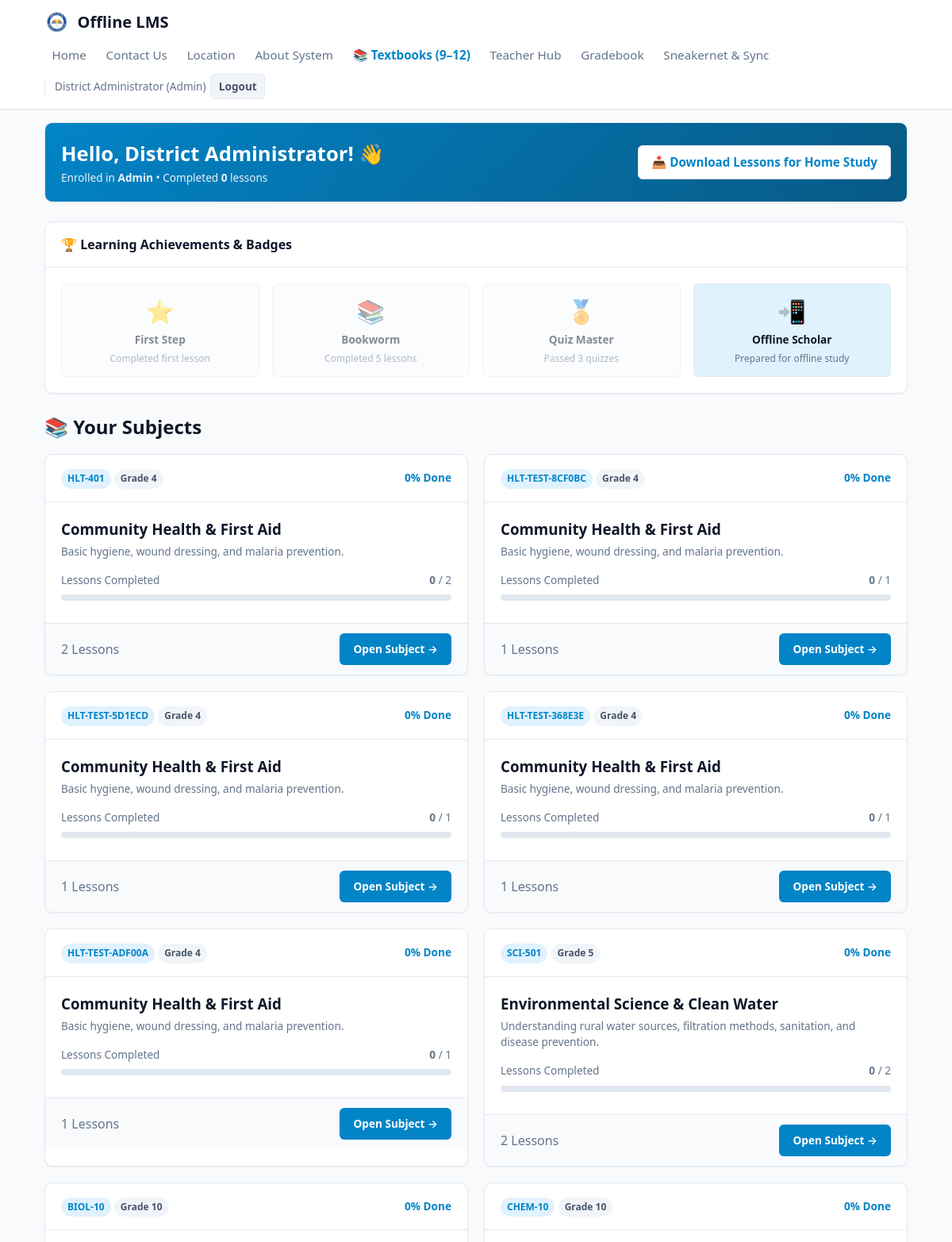
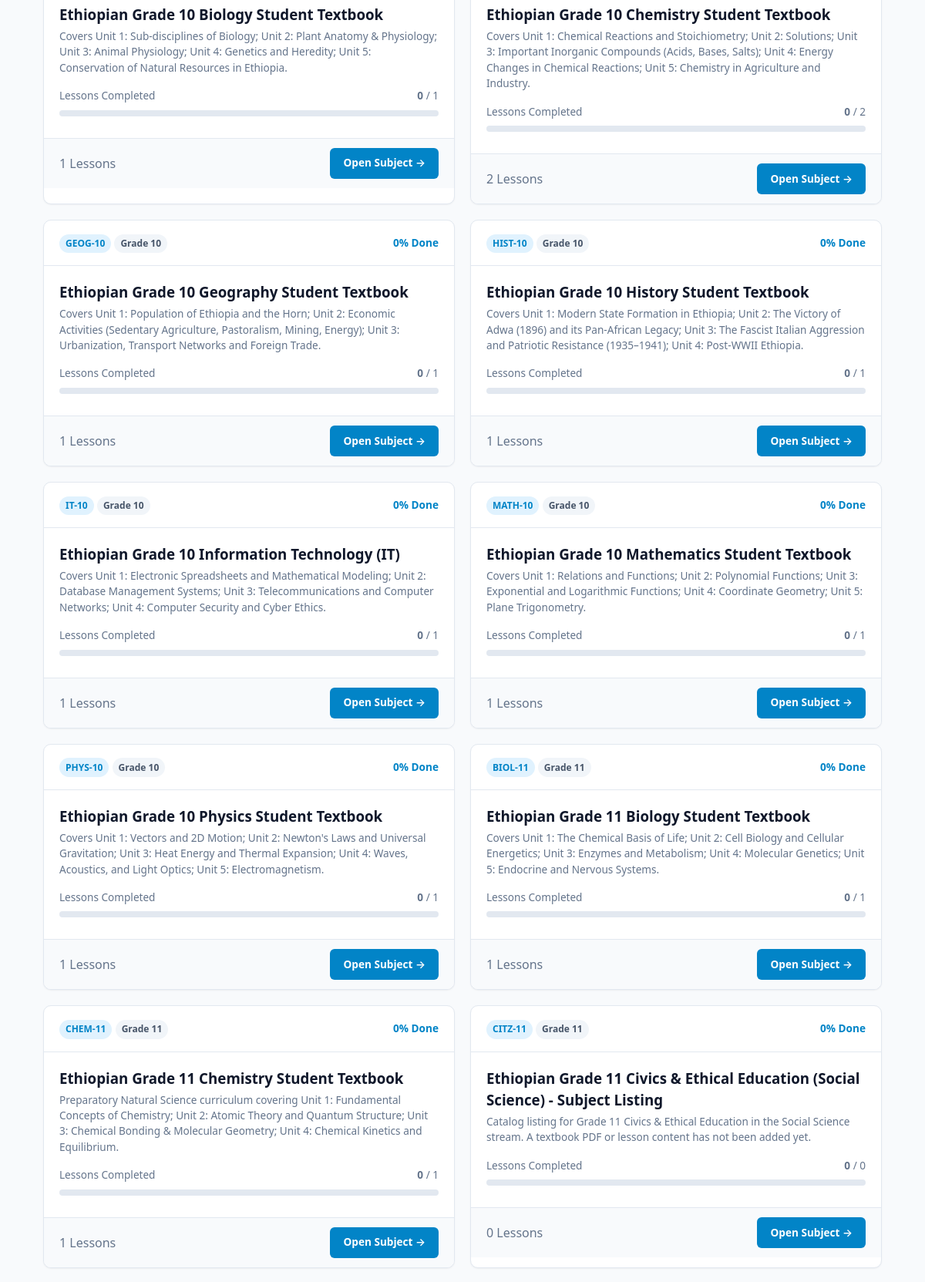
The page /student/dashboard (signed in, upper part) on the database its author committed (2 pictures, top to bottom).
### tables this page shows
CREATE TABLE users (
    id INTEGER PRIMARY KEY AUTOINCREMENT,
    username TEXT UNIQUE NOT NULL,
    password_hash TEXT NOT NULL,
    full_name TEXT NOT NULL,
    role TEXT NOT NULL CHECK(role IN ('admin', 'teacher', 'student')),
    grade_level TEXT DEFAULT 'General',
    created_at TIMESTAMP DEFAULT CURRENT_TIMESTAMP
, stream TEXT);

CREATE TABLE subjects (
    id INTEGER PRIMARY KEY AUTOINCREMENT,
    title TEXT NOT NULL,
    code TEXT UNIQUE NOT NULL,
    grade_level TEXT NOT NULL,
    description TEXT,
    icon TEXT DEFAULT 'book',
    created_by INTEGER,
    created_at TIMESTAMP DEFAULT CURRENT_TIMESTAMP,
    FOREIGN KEY(created_by) REFERENCES users(id) ON DELETE SET NULL
);

### app/routes/student_routes.py (the view)
@bp.route("/dashboard")
@login_required
def dashboard():
    user_id = session["user_id"]
    with db_session() as conn:
        cursor = conn.cursor()
        cursor.execute("SELECT * FROM users WHERE id = ?", (user_id,))
        user = dict(cursor.fetchone())
        cursor.execute("""
            SELECT s.id, s.title, s.code, s.grade_level, s.description, s.icon,
                   COUNT(DISTINCT l.id) as total_lessons,
                   COUNT(DISTINCT lc.lesson_id) as completed_lessons
            FROM subjects s
            LEFT JOIN lessons l ON s.id = l.subject_id
            LEFT JOIN lesson_completions lc ON l.id = lc.lesson_id AND lc.student_id = ?
            GROUP BY s.id
            ORDER BY s.title
        """, (user_id,))
        subjects = [dict(row) for row in cursor.fetchall()]
        for s in subjects:
            total = s["total_lessons"]
            done = s["completed_lessons"]
            s["progress_pct"] = round((done / total * 100)) if total > 0 else 0
        cursor.execute("""
            SELECT q.title as quiz_title, s.title as subject_title, sub.score, sub.total_points,
                   sub.percentage, sub.passed, sub.synced_at, sub.submitted_offline
            FROM submissions sub
            JOIN quizzes q ON sub.quiz_id = q.id
            JOIN subjects s ON q.subject_id = s.id
            WHERE sub.student_id = ?
            ORDER BY sub.synced_at DESC LIMIT 5
        """, (user_id,))
        recent_quizzes = [dict(row) for row in cursor.fetchall()]
        cursor.execute("SELECT COUNT(*) as cnt FROM lesson_completions WHERE student_id = ?", (user_id,))
        total_completed = cursor.fetchone()["cnt"]
        cursor.execute("SELECT COUNT(*) as cnt FROM submissions WHERE student_id = ? AND passed = 1", (user_id,))
        passed_quizzes = cursor.fetchone()["cnt"]
    badges = [
        {"name": "First Step", "desc": "Completed first lesson", "icon": "star", "earned": total_completed >= 1},
        {"name": "Bookworm", "desc": "Completed 5 lessons", "icon": "book-open", "earned": total_completed >= 5},
        {"name": "Quiz Master", "desc": "Passed 3 quizzes", "icon": "award", "earned": passed_quizzes >= 3},
        {"name": "Offline Scholar", "desc": "Prepared for offline study", "icon": "download", "earned": True}
    ]
    return render_template("student/dashboard.html", user=user, subjects=subjects,
                           recent_quizzes=recent_quizzes, badges=badges,
                           total_completed=total_completed)

### app/auth.py (called while the page is built)
def login_required(f):
    @wraps(f)
    def decorated_function(*args, **kwargs):
        if "user_id" not in session:
            flash("Please sign in to access this page.", "warning")
            return redirect(url_for("auth.login", next=request.path))
        return f(*args, **kwargs)
    return decorated_function

### app/database.py (called while the page is built)
def get_connection():
    conn = sqlite3.connect(Config.DATABASE, timeout=15.0)
    conn.row_factory = sqlite3.Row
    conn.execute("PRAGMA foreign_keys = ON;")
    conn.execute("PRAGMA journal_mode = WAL;")
    return conn

@contextmanager
def db_session():
    conn = get_connection()
    try:
        yield conn
        conn.commit()
    except Exception:
        conn.rollback()
        raise
    finally:
        conn.close()

### app/templates/student/dashboard.html (shortened to what this page needs)
{% extends 'base.html' %}
{% block content %}
<div class="container">
  <div class="card mb-4" style="background: linear-gradient(135deg, #0284c7, #075985); color: #fff;">
    <div class="card-body d-flex justify-between align-center" style="flex-wrap: wrap; gap: 1rem;">
      <div>
        <h1 style="font-size: 1.6rem;">Hello, {{ user.full_name }}! 👋</h1>
        <p style="opacity: 0.9;" class="text-sm">Enrolled in <strong>{{ user.grade_level }}</strong> &bull; Completed <strong>{{ total_completed }}</strong> lessons</p>
      </div>
      <div>
        <a href="{{ url_for('student.offline_center') }}" class="btn btn-secondary" style="background:#fff; color:var(--primary); font-weight:700;">
          📥 Download Lessons for Home Study
        </a>
      </div>
    </div>
  </div>
  <div class="card mb-4">
    <div class="card-header">
      <span>🏆 Learning Achievements & Badges</span>
    </div>
    <div class="card-body">
      <div class="grid grid-cols-4" style="gap: 1rem;">
        {% for b in badges %}
          <div style="text-align:center; padding: 0.75rem; border: 1px solid var(--border); border-radius: var(--radius-sm); background: {% if b.earned %}var(--primary-light){% else %}var(--bg-main){% endif %}; opacity: {% if b.earned %}1{% else %}0.5{% endif %};">
            <div style="font-size: 1.8rem;">
              {% if b.icon == 'star' %}⭐{% elif b.icon == 'book-open' %}📚{% elif b.icon == 'award' %}🏅{% else %}📲{% endif %}
            </div>
            <strong class="text-sm" style="display:block; margin-top:0.3rem;">{{ b.name }}</strong>
            <span class="text-xs text-muted" style="font-size:0.75rem;">{{ b.desc }}</span>
          </div>
        {% endfor %}
      </div>
    </div>
  </div>
  <h2 class="mb-3">📚 Your Subjects</h2>
  <div class="grid grid-cols-2 mb-4">
    {% for s in subjects %}
      <div class="card">
        <div class="card-header">
          <div>
            <span class="badge badge-primary">{{ s.code }}</span>
            <span class="badge badge-secondary">{{ s.grade_level }}</span>
          </div>
          <span class="text-sm font-weight-bold" style="font-weight:700; color:var(--primary);">
            {{ s.progress_pct }}% Done
          </span>
        </div>
        <div class="card-body">
          <h3 class="mb-1">{{ s.title }}</h3>
          <p class="text-muted text-sm mb-3">{{ s.description or 'Core rural curriculum modules and interactive quizzes.' }}</p>
          <div class="d-flex justify-between text-sm text-muted mb-1">
            <span>Lessons Completed</span>
            <span><strong>{{ s.completed_lessons }}</strong> / {{ s.total_lessons }}</span>
          </div>
          <div class="progress-bar-container">
          </div>
        </div>
        <div class="card-footer d-flex justify-between align-center">
          <span class="text-xs text-muted">{{ s.total_lessons }} Lessons</span>
          <a href="{{ url_for('student.subject_detail', subject_id=s.id) }}" class="btn btn-primary text-sm">Open Subject &rarr;</a>
        </div>
      </div>
    {% else %}
      <div class="card" style="grid-column: 1 / -1; padding: 2rem; text-align: center;">
        <p class="text-muted">No subjects currently available. Ask your teacher to import the curriculum pack.</p>
      </div>
    {% endfor %}
  </div>
</div>
{% endblock %}

### app/templates/components/navbar.html
<header class="navbar">
  <div class="nav-container">
    <a href="{% if session.get('role') in ['teacher', 'admin'] %}{{ url_for('teacher.dashboard') }}{% else %}{{ url_for('student.dashboard') }}{% endif %}" class="brand">
      <img src="{{ url_for('static', filename='icons/ministry-of-education.png') }}" alt="Ethiopian Ministry of Education logo" class="brand-icon">
      <span>Offline LMS</span>
    </a>
    <div class="d-flex align-center gap-2">
      <nav class="nav-links">
        <a href="{{ url_for('pages.home') }}" class="nav-link">Home</a>
        <a href="{{ url_for('pages.contact') }}" class="nav-link">Contact Us</a>
        <a href="{{ url_for('pages.location') }}" class="nav-link">Location</a>
        <a href="{{ url_for('pages.about') }}" class="nav-link">About System</a>
        <a href="{{ url_for('library.index') }}" class="nav-link" style="color: var(--primary); font-weight: 600;">📚 Textbooks (9–12)</a>
        {% if session.get('user_id') %}
          {% if session.get('role') in ['teacher', 'admin'] %}
            <a href="{{ url_for('teacher.dashboard') }}" class="nav-link">Teacher Hub</a>
            <a href="{{ url_for('teacher.gradebook') }}" class="nav-link">Gradebook</a>
            <a href="{{ url_for('sync.index') }}" class="nav-link">Sneakernet & Sync</a>
          {% else %}
            <a href="{{ url_for('student.dashboard') }}" class="nav-link">My Courses</a>
            <a href="{{ url_for('student.offline_center') }}" class="nav-link">Offline Hub</a>
          {% endif %}
          <span class="text-sm text-muted" style="border-left: 1px solid var(--border); padding-left: 0.75rem;">
            {{ session.get('full_name', session.get('username')) }} ({{ session.get('role')|capitalize }})
          </span>
          <a href="{{ url_for('auth.logout') }}" class="btn btn-secondary text-sm" style="padding: 0.3rem 0.6rem;">Logout</a>
        {% else %}
          <a href="{{ url_for('auth.login') }}" class="nav-link">Login</a>
          <a href="{{ url_for('auth.register') }}" class="btn btn-primary text-sm">Register</a>
        {% endif %}
      </nav>
    </div>
  </div>
</header>

### app/static/css/app.css (style rules this page uses)
:root { --primary: #0284c7; --primary-hover: #0369a1; --primary-light: #e0f2fe; --secondary: #475569; --secondary-light: #f1f5f9; --success: #10b981; --success-light: #d1fae5; --warning: #f59e0b; --warning-light: #fef3c7; --danger: #ef4444; --danger-light: #fee2e2; --bg-main: #f8fafc; --bg-card: #ffffff; --text-main: #0f172a; --text-muted: #64748b; --border: #e2e8f0; --radius-sm: 6px; --radius-md: 10px; --radius-lg: 16px; --radius-full: 9999px; --shadow-sm: 0 1px 2px 0 rgb(0 0 0 / 0.05); --shadow-md: 0 4px 6px -1px rgb(0 0 0 / 0.1), 0 2px 4px -2px rgb(0 0 0 / 0.1); --shadow-lg: 0 10px 15px -3px rgb(0 0 0 / 0.1), 0 4px 6px -4px rgb(0 0 0 / 0.1); --font: system-ui, -apple-system, BlinkMacSystemFont, 'Segoe UI', Roboto, Helvetica, Arial, sans-serif; }
* { box-sizing: border-box; margin: 0; padding: 0; }
body { font-family: var(--font); background-color: var(--bg-main); color: var(--text-main); line-height: 1.5; min-height: 100vh; display: flex; flex-direction: column; }
.container { width: 100%; max-width: 1120px; margin: 0 auto; padding: 1rem; }
.navbar { background-color: #ffffff; border-bottom: 1px solid var(--border); position: sticky; top: 0; z-index: 100; box-shadow: var(--shadow-sm); }
.nav-container { display: flex; flex-wrap: wrap; align-items: center; justify-content: space-between; gap: 0.5rem; padding: 0.75rem 1rem; max-width: 1120px; margin: 0 auto; }
.brand { display: flex; align-items: center; gap: 0.6rem; text-decoration: none; color: var(--text-main); font-weight: 700; font-size: 1.25rem; }
.brand-icon { width: 32px; height: 32px; }
.nav-links { display: flex; flex-wrap: wrap; align-items: center; gap: 0.35rem; }
.nav-container > .d-flex { flex-wrap: wrap; justify-content: flex-end; }
.nav-link { text-decoration: none; color: var(--text-muted); font-weight: 500; font-size: 0.95rem; padding: 0.4rem 0.6rem; border-radius: var(--radius-sm); transition: all 0.15s ease; }
.grid { display: grid; gap: 1.25rem; }
.grid-cols-2 { grid-template-columns: repeat(2, minmax(0, 1fr)); }
.grid-cols-4 { grid-template-columns: repeat(4, minmax(0, 1fr)); }
.card { background-color: var(--bg-card); border-radius: var(--radius-md); border: 1px solid var(--border); box-shadow: var(--shadow-sm); transition: transform 0.15s ease, box-shadow 0.15s ease; overflow: hidden; }
.card-header { padding: 1rem 1.25rem; border-bottom: 1px solid var(--border); font-weight: 600; display: flex; align-items: center; justify-content: space-between; }
.card-body { padding: 1.25rem; }
.card-footer { padding: 0.75rem 1.25rem; background-color: var(--bg-main); border-top: 1px solid var(--border); }
.progress-bar-container { width: 100%; height: 8px; background-color: var(--border); border-radius: var(--radius-full); overflow: hidden; margin: 0.5rem 0; }
.btn { display: inline-flex; align-items: center; justify-content: center; gap: 0.4rem; padding: 0.55rem 1rem; border-radius: var(--radius-sm); font-size: 0.95rem; font-weight: 600; cursor: pointer; border: 1px solid transparent; text-decoration: none; transition: all 0.15s ease; }
.btn-primary { background-color: var(--primary); color: #ffffff; }
.btn-secondary { background-color: var(--secondary-light); color: var(--secondary); border-color: var(--border); }
.badge { display: inline-block; padding: 0.2rem 0.5rem; border-radius: var(--radius-full); font-size: 0.75rem; font-weight: 600; }
.badge-primary { background-color: var(--primary-light); color: var(--primary); }
.badge-secondary { background-color: var(--secondary-light); color: var(--secondary); }
.d-flex { display: flex; }
.justify-between { justify-content: space-between; }
.align-center { align-items: center; }
.gap-2 { gap: 1rem; }
.mb-1 { margin-bottom: 0.25rem; }
.mb-3 { margin-bottom: 1rem; }
.mb-4 { margin-bottom: 1.5rem; }
.text-sm { font-size: 0.85rem; }
.text-muted { color: var(--text-muted); }

### rows shown on the page
users: get "District Administrator", full_name "District Administrator", grade_level "Admin"
subjects: code "HLT-401", grade_level "Grade 4", progress_pct "0", title "Community Health & First Aid", description "Basic hygiene, wound dressing, and malaria prevention.", completed_lessons "0", total_lessons "2"
subjects: code "HLT-TEST-8CF0BC", grade_level "Grade 4", progress_pct "0", title "Community Health & First Aid", description "Basic hygiene, wound dressing, and malaria prevention.", completed_lessons "0", total_lessons "1"
subjects: code "HLT-TEST-5D1ECD", grade_level "Grade 4", progress_pct "0", title "Community Health & First Aid", description "Basic hygiene, wound dressing, and malaria prevention.", completed_lessons "0", total_lessons "1"
subjects: code "HLT-TEST-368E3E", grade_level "Grade 4", progress_pct "0", title "Community Health & First Aid", description "Basic hygiene, wound dressing, and malaria prevention.", completed_lessons "0", total_lessons "1"
subjects: code "HLT-TEST-ADF00A", grade_level "Grade 4", progress_pct "0", title "Community Health & First Aid", description "Basic hygiene, wound dressing, and malaria prevention.", completed_lessons "0", total_lessons "1"
subjects: code "SCI-501", grade_level "Grade 5", progress_pct "0", title "Environmental Science & Clean Water", description "Understanding rural water sources, filtration methods, sanitation, and disease prevention.", completed_lessons "0", total_lessons "2"
subjects: code "BIOL-10", grade_level "Grade 10", progress_pct "0", title "Ethiopian Grade 10 Biology Student Textbook", description "Covers Unit 1: Sub-disciplines of Biology; Unit 2: Plant Anatomy & Physiology; Unit 3: Animal Physiology; Unit 4: Genetics and Heredity; Unit 5: Conservation of Natural Resources in Ethiopia.", completed_lessons "0", total_lessons "1"
subjects: code "CHEM-10", grade_level "Grade 10", progress_pct "0", title "Ethiopian Grade 10 Chemistry Student Textbook", description "Covers Unit 1: Chemical Reactions and Stoichiometry; Unit 2: Solutions; Unit 3: Important Inorganic Compounds (Acids, Bases, Salts); Unit 4: Energy Changes in Chemical Reactions; Unit 5: Chemistry in Agriculture and Industry.", completed_lessons "0", total_lessons "2"
subjects: code "GEOG-10", grade_level "Grade 10", progress_pct "0", title "Ethiopian Grade 10 Geography Student Textbook", description "Covers Unit 1: Population of Ethiopia and the Horn; Unit 2: Economic Activities (Sedentary Agriculture, Pastoralism, Mining, Energy); Unit 3: Urbanization, Transport Networks and Foreign Trade.", completed_lessons "0", total_lessons "1"
subjects: code "HIST-10", grade_level "Grade 10", progress_pct "0", title "Ethiopian Grade 10 History Student Textbook", description "Covers Unit 1: Modern State Formation in Ethiopia; Unit 2: The Victory of Adwa (1896) and its Pan-African Legacy; Unit 3: The Fascist Italian Aggression and Patriotic Resistance (1935–1941); Unit 4: Post-WWII Ethiopia.", completed_lessons "0", total_lessons "1"
subjects: code "IT-10", grade_level "Grade 10", progress_pct "0", title "Ethiopian Grade 10 Information Technology (IT)", description "Covers Unit 1: Electronic Spreadsheets and Mathematical Modeling; Unit 2: Database Management Systems; Unit 3: Telecommunications and Computer Networks; Unit 4: Computer Security and Cyber Ethics.", completed_lessons "0", total_lessons "1"
subjects: code "MATH-10", grade_level "Grade 10", progress_pct "0", title "Ethiopian Grade 10 Mathematics Student Textbook", description "Covers Unit 1: Relations and Functions; Unit 2: Polynomial Functions; Unit 3: Exponential and Logarithmic Functions; Unit 4: Coordinate Geometry; Unit 5: Plane Trigonometry.", completed_lessons "0", total_lessons "1"
subjects: code "PHYS-10", grade_level "Grade 10", progress_pct "0", title "Ethiopian Grade 10 Physics Student Textbook", description "Covers Unit 1: Vectors and 2D Motion; Unit 2: Newton's Laws and Universal Gravitation; Unit 3: Heat Energy and Thermal Expansion; Unit 4: Waves, Acoustics, and Light Optics; Unit 5: Electromagnetism.", completed_lessons "0", total_lessons "1"
subjects: code "BIOL-11", grade_level "Grade 11", progress_pct "0", title "Ethiopian Grade 11 Biology Student Textbook", description "Covers Unit 1: The Chemical Basis of Life; Unit 2: Cell Biology and Cellular Energetics; Unit 3: Enzymes and Metabolism; Unit 4: Molecular Genetics; Unit 5: Endocrine and Nervous Systems.", completed_lessons "0", total_lessons "1"
subjects: code "CHEM-11", grade_level "Grade 11", progress_pct "0", title "Ethiopian Grade 11 Chemistry Student Textbook", description "Preparatory Natural Science curriculum covering Unit 1: Fundamental Concepts of Chemistry; Unit 2: Atomic Theory and Quantum Structure; Unit 3: Chemical Bonding & Molecular Geometry; Unit 4: Chemical Kinetics and Equilibrium.", completed_lessons "0", total_lessons "1"
subjects: code "CITZ-11", grade_level "Grade 11", progress_pct "0", title "Ethiopian Grade 11 Civics & Ethical Education (Social Science) - Subject Listing", description "Catalog listing for Grade 11 Civics & Ethical Education in the Social Science stream. A textbook PDF or lesson content has not been added yet.", completed_lessons "0", total_lessons "0"

### other values the page prints
{{ session.get('role')|capitalize }} "Admin"
{{ total_completed }} "0"
{{ b.name }} "First Step" "Bookworm" "Quiz Master" "Offline Scholar"
{{ b.desc }} "Completed first lesson" "Completed 5 lessons" "Passed 3 quizzes" "Prepared for offline study"
